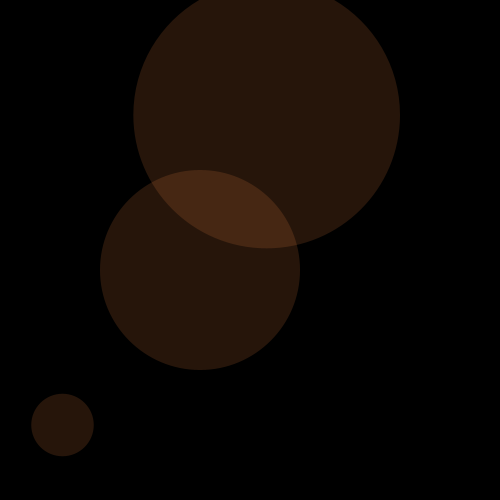
Frame 1 (no input)
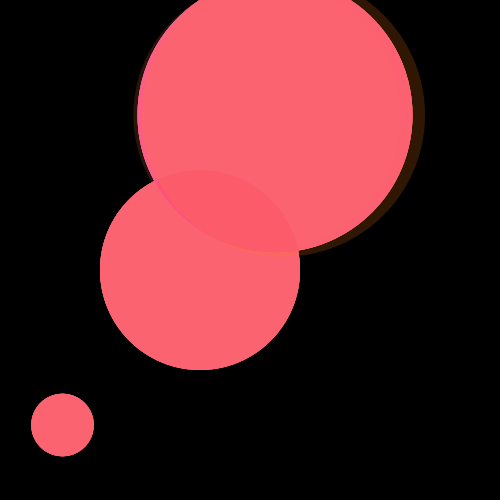
Frame 60 (the mouse pressed at the canvas centre just before this capture)
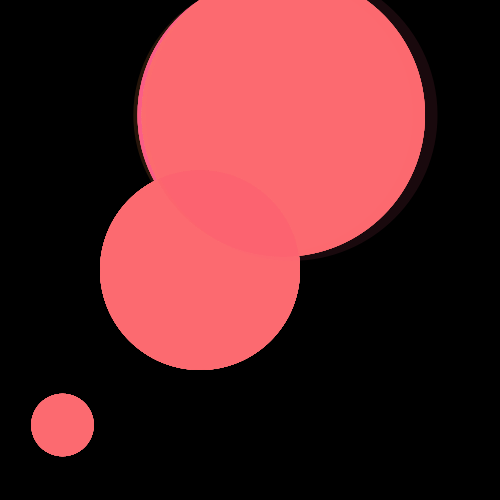
Frame 120 (the mouse held since frame 60 and released just before this capture)

The Processing sketch that drew these frames (run headless with seeded random() and noise(); from frame 60 on, the mouse is pressed at the canvas centre):

// Processing sketch: processing_90055
// ── processing_90055.pde

void setup() {
  size(500, 500);
  smooth();
  background(0);
}

void draw() {
  float s = map(second(), 0, 60, 0, 500);
  float m = map(minute(), 0, 60, 0, 500);
  float h = map(hour(), 0, 24, 0, 500);
  
  fill(255, random(222), random(248), random(40));
  noStroke();
  ellipse(s, 115, s, s);
  ellipse(m, 270, m, m);
  ellipse(h, 425, h, h);
}
